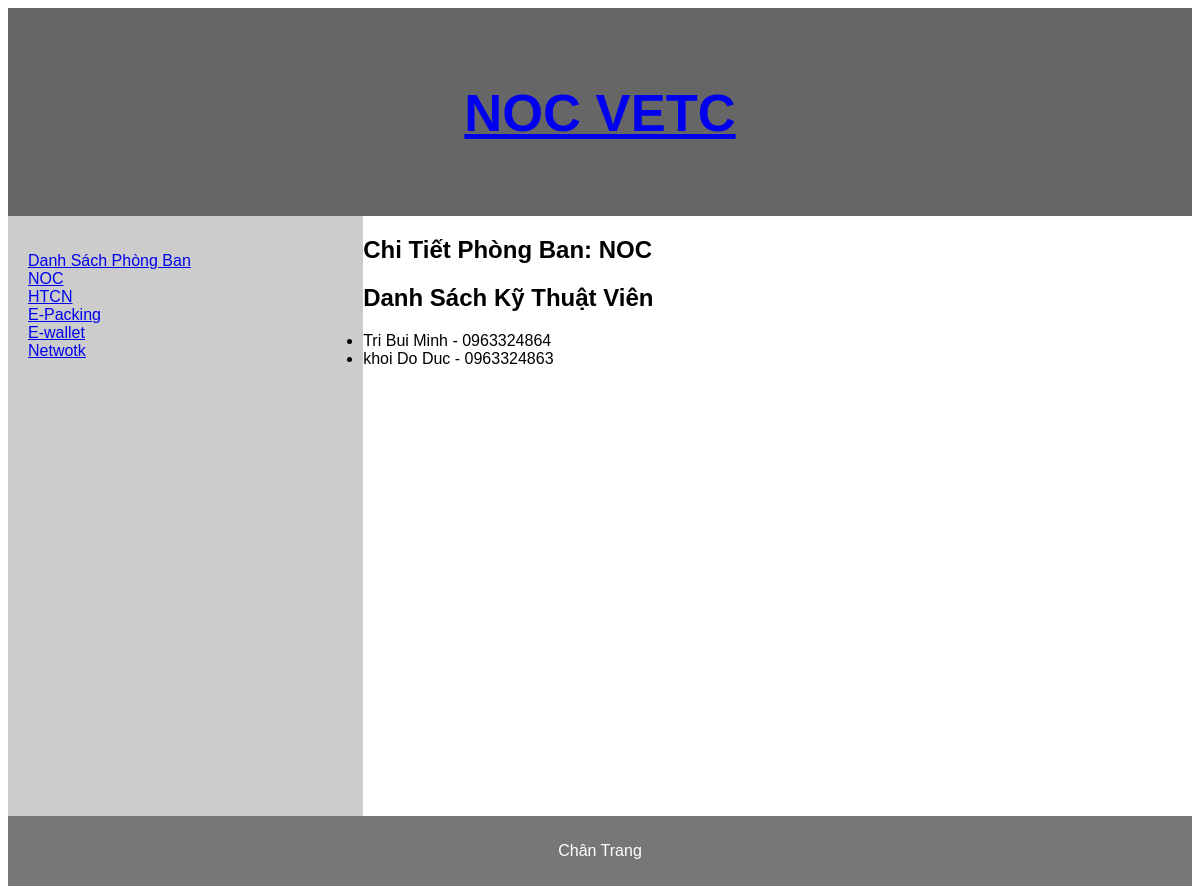
/department/1/, run on the app's committed database.
### noc_phonebook/models.py (models this page shows, shortened)
class Department(models.Model):
    name = models.CharField(max_length=255)
    description = models.TextField(null=True, blank=True)

class Technical(models.Model):
    firstname = models.CharField(max_length=255)
    lastname = models.CharField(max_length=255)
    phone = models.CharField(max_length=15)  # Sử dụng CharField cho số điện thoại
    email = models.EmailField(max_length=100)  # Sử dụng EmailField cho địa chỉ email
    department = models.ForeignKey(Department, on_delete=models.CASCADE, related_name='technicals')  # Quan hệ ForeignKey
    description = models.TextField(null=True, blank=True)  # Cho phép để trống

### noc_phonebook/views.py (the view)
# urls.py: path('department/<int:id>/', views.department_details, name='department_details'),
def department_details(request, id):
    abc=Department.objects.all()
    department = get_object_or_404(Department, id=id)
    technicals = Technical.objects.filter(department=department)
    dpm_issues = DpmIssue.objects.filter(department=department)
    return render(request, 'noc_phonebook/department_details.html', {
        'department': department,
        'technicals': technicals,
        'dpm_issues': dpm_issues,
        'abc':abc,
    })

### noc_phonebook/templates/noc_phonebook/department_details.html (shortened to what this page needs)
{% extends 'noc_phonebook/base.html' %}
{% block nav %}
  {% for department in abc %}
    <li><a href="{% url 'department_details' department.id %}">{{ department.name }}</a></li>
  {% endfor %}
{% endblock %}
{% block content %}
  <h1>Chi Tiết Phòng Ban: {{ department.name }}</h1>
  <h2>Danh Sách Kỹ Thuật Viên</h2>
  <ul>
    {% for technical in technicals %}
      <li>{{ technical.firstname }} {{ technical.lastname }} - {{ technical.phone }}</li>
    {% endfor %}
  </ul>
{% endblock %}

### noc_phonebook/static/css/styles.css (style rules this page uses)
* { box-sizing: border-box; }
body { font-family: Arial, Helvetica, sans-serif; }

### data on the page
Department: name "NOC"
Department: name "HTCN"
Department: name "E-Packing"
Department: name "E-wallet"
Department: name "Netwotk"
Technical: firstname "Tri", lastname "Bui Minh", phone "0963324864"
Technical: firstname "khoi", lastname "Do Duc", phone "0963324863"
